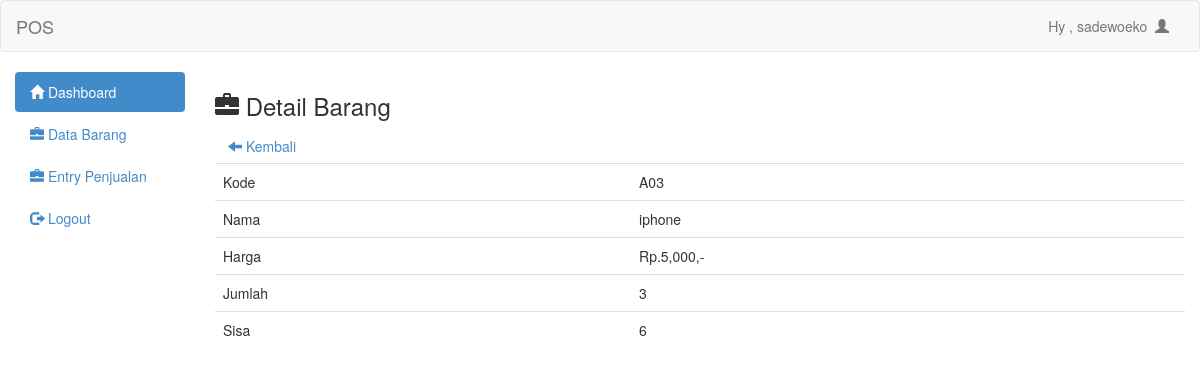
The page /admin/det_barang.php?id=38 (signed in) on the database its author committed.
### tables this page shows
CREATE TABLE `barang` (
  `id` int(11) NOT NULL,
  `kode` text NOT NULL,
  `nama` text NOT NULL,
  `harga` int(11) NOT NULL,
  `jumlah` int(11) NOT NULL,
  `sisa` int(11) NOT NULL
);

### admin/det_barang.php (the view)
<?php
include 'header.php';
?>
<h3><span class="glyphicon glyphicon-briefcase"></span>  Detail Barang</h3>
<a class="btn" href="barang.php"><span class="glyphicon glyphicon-arrow-left"></span>  Kembali</a>
<?php
$id_brg=mysqli_real_escape_string($conn,$_GET['id']);
$det=mysqli_query($conn, "select * from barang where id='$id_brg'")or die(mysqli_error());
while($d=mysqli_fetch_array($det)){
	?>
	<table class="table">
		<tr>
			<td>Kode</td>
			<td><?php echo $d['kode'] ?></td>
		</tr>
		<tr>
			<td>Nama</td>
			<td><?php echo $d['nama'] ?></td>
		</tr>
		<tr>
			<td>Harga</td>
			<td>Rp.<?php echo number_format($d['harga']) ?>,-</td>
		</tr>
		<tr>
			<td>Jumlah</td>
			<td><?php echo $d['jumlah'] ?></td>
		</tr>
		<tr>
			<td>Sisa</td>
			<td><?php echo $d['sisa'] ?></td>
		</tr>
	</table>
	<?php
}
?>
<?php include 'footer.php'; ?>

### rows shown on the page
barang: kode "A03", nama "iphone", harga "5,000", jumlah "3", sisa "6"

### other values the page prints
$_SESSION['uname'] "sadewoeko"
